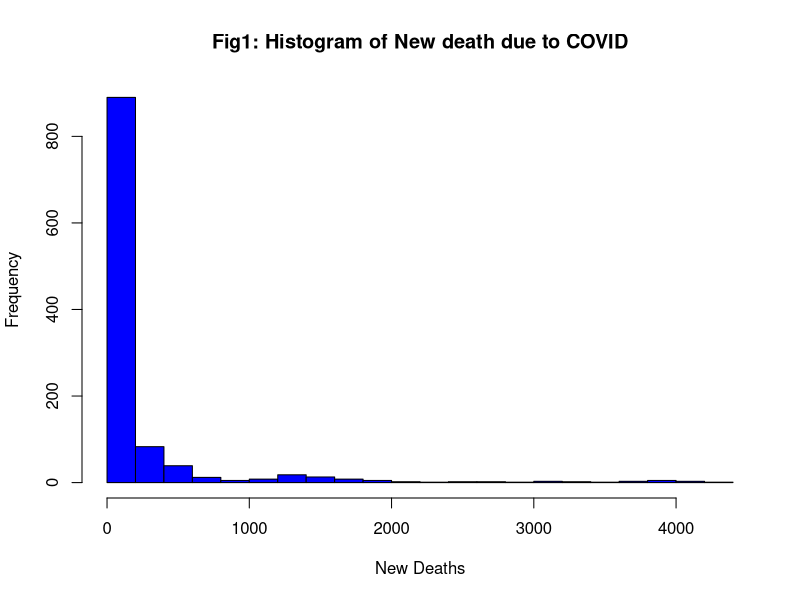
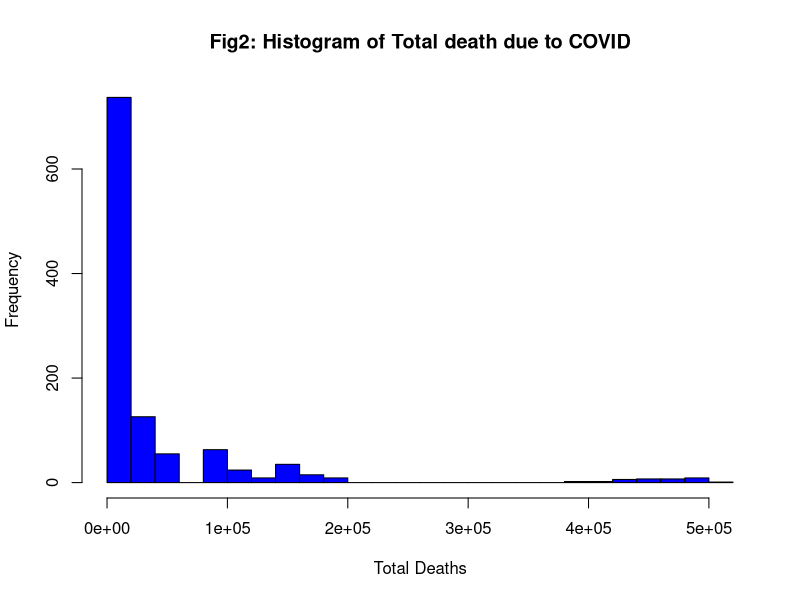

Generate these figures, in order, with R: (Note: this script raises an error after producing the figures.)
## ---- chunk 1
knitr::opts_chunk$set(echo = TRUE)
## ---- chunk 2
covid <- read.csv(file = 'covid.csv')
hist(covid$new_deaths, 
     breaks = 20,
     main = "Fig1: Histogram of New death due to COVID",
     axes = TRUE,
     xlab = "New Deaths",
     col = "blue")
hist(covid$total_deaths, 
     breaks = 20,
     main = "Fig2: Histogram of Total death due to COVID",
     axes = TRUE,
     xlab = "Total Deaths",
     col = "blue")
## ---- chunk 3
location <- covid$location

date <- covid$date

approx_percentage_new_positive_tests <- ((covid$new_tests*covid$positive_rate)/covid$population)*100

approx_percentage_total_positve_tests <- ((covid$total_tests*covid$positive_rate)/covid$population)*100

tests_per_case <- covid$tests_per_case

percentage_vaccinated <- (covid$people_vaccinated/covid$population)*100

percentage_fully_vaccinated <- (covid$people_fully_vaccinated/covid$population)*100

percentage_new_vaccinated <- (covid$new_vaccinations/covid$population)*100

population_density <- covid$population_density

percentage_population_over_65 <- (covid$aged_65_older/covid$population)*100

gdp_per_capita <- covid$gdp_per_capita

percentage_cardiovascular_death <- covid$cardiovasc_death_rate/1000

diabetes_prevalence <- covid$diabetes_prevalence

hospital_beds_per_100 <- covid$hospital_beds_per_thousand/10

life_expectancy <- covid$life_expectancy

human_development_index <- covid$human_development_index

stringency_index <- covid$stringency_index

percentage_total_deaths <- (covid$total_deaths/covid$population)*100

perecentage_new_deaths <- (covid$new_deaths/covid$population)*100

temp <- cbind.data.frame(covid$location, covid$population)

agg <- aggregate(covid$new_deaths, by=list(covid$location), mean)

for(con in unique(covid$location)) {
  temp[,2][temp[,1] == con] = (agg[,2][agg[,1] == con]/temp[,2][temp[,1] == con][1])*100
}

percentage_avg_new_deaths_by_country = temp[,2]

covid_new = cbind.data.frame(date, location, approx_percentage_new_positive_tests, approx_percentage_total_positve_tests, tests_per_case, percentage_vaccinated, percentage_fully_vaccinated, percentage_new_vaccinated, population_density, percentage_population_over_65, gdp_per_capita, percentage_cardiovascular_death, diabetes_prevalence, hospital_beds_per_100, life_expectancy, human_development_index, stringency_index, percentage_avg_new_deaths_by_country, percentage_total_deaths, perecentage_new_deaths)

write.csv(covid_new, "./covid_new.csv",row.names= FALSE)
## ---- chunk 4

covid_new = read.csv(file='covid_new.csv')

agg_pop_death_percentage = aggregate(
    x = covid_new$percentage_total_deaths, 
    by = list(covid_new$location), 
    FUN = mean
  )

agg_hdi = aggregate(
    x = covid_new$human_development_index, 
    by = list(covid_new$location), 
    FUN = mean
  )


## ---- chunk 5

pop_death_per_country <- agg_pop_death_percentage$x
hdi <- agg_hdi$x

linmod <- lm(pop_death_per_country~hdi)
b0 <- linmod$coef[1]
b1 <- linmod$coef[2]

df.y <- data.frame(
  "Mean percentage of dead population" = mean(pop_death_per_country),
  "Standard Deviation of percentage of dead population" = sd(pop_death_per_country),
  "Minimum percentage of dead population" = min(pop_death_per_country),
  "Maximum percentage of dead population" = max(pop_death_per_country)
)
show(df.y)

df.x <- data.frame(
  "b0" = b0,
  "b1" = b1,
  "Mean HDI" = mean(hdi),
  "Standard Deviation of HDI" = sd(hdi),
  "Minimum HDI" = min(hdi),
  "Maximum HDI" = max(hdi)
)
show(df.x)

## ---- chunk 6

plot(hdi, pop_death_per_country, main="Total Population Death % and HDI", xlab="HDI", ylab="Total Population Death %")
abline(b0, b1, col="blue")

## ---- chunk 7

standard.error <- summary(linmod)$coef[2,2]
p.value <- summary(linmod)$coef[2,4]

df.p.and.error <- data.frame(
  "Standard Error" = standard.error,
  "P Value" = p.value
)

show(df.p.and.error)

## ---- chunk 8
agg_new_deaths <- aggregate(covid_new$perecentage_new_deaths, by=list(covid_new$location), mean)$x
agg_fully_vaccinated_population <- aggregate(covid_new$percentage_fully_vaccinated, by=list(covid_new$location), mean)$x
agg_vaccinated_populations <- aggregate(covid_new$percentage_vaccinated, by=list(covid_new$location), mean)$x
## ---- chunk 9
# boxplot(covid_new$perecentage_new_deaths,
# main = "Mean of response: percentage new deaths due to Covid",
# xlab = "Percentage",
# col = "orange",
# border = "brown",
# horizontal = TRUE,
# notch = FALSE
# )
# 
# boxplot(covid_new$percentage_vaccinated,
# main = "Mean covariate: percentage vaccinated population",
# xlab = "Percentage",
# col = "orange",
# border = "brown",
# horizontal = TRUE,
# notch = FALSE
# )
# 
# boxplot(covid_new$percentage_fully_vaccinated,
# main = "Mean covariate: percentage fully vaccinated population",
# xlab = "Percentage",
# col = "orange",
# border = "brown",
# horizontal = TRUE,
# notch = FALSE
# )
# 
# boxplot(agg_new_deaths,
# main = "Mean of response: percentage new deaths due to Covid, Aggregrated by country/ location",
# xlab = "Percentage",
# col = "orange",
# border = "brown",
# horizontal = TRUE,
# notch = FALSE
# )
# 
# boxplot(agg_vaccinated_populations,
# main = "Mean covariate: percentage vaccinated population, Aggregrated by country/ location",
# xlab = "Percentage",
# col = "orange",
# border = "brown",
# horizontal = TRUE,
# notch = FALSE
# )
# 
# boxplot(agg_fully_vaccinated_population,
# main = "Mean covariate: percentage fully vaccinated population, Aggregrated by country/ location",
# xlab = "Percentage",
# col = "orange",
# border = "brown",
# horizontal = TRUE,
# notch = FALSE
# )
## ---- chunk 10
print("Summary for observation 1")
mean(covid_new$perecentage_new_deaths)
mean(covid_new$percentage_vaccinated)
mean(covid_new$percentage_fully_vaccinated)
print("Now observation 2, for aggregated data by country or location")
mean(agg_new_deaths)
mean(agg_vaccinated_populations)
mean(agg_fully_vaccinated_population)
## ---- chunk 11
print("Summary for observation 1")
sd(covid_new$perecentage_new_deaths)
sd(covid_new$percentage_vaccinated)
sd(covid_new$percentage_fully_vaccinated)
print("Now observation 2, for aggregated data by country or location")
sd(agg_new_deaths)
sd(agg_vaccinated_populations)
sd(agg_fully_vaccinated_population)
## ---- chunk 12
print("Summary for observation 1")
range(covid_new$perecentage_new_deaths)
range(covid_new$percentage_vaccinated)
range(covid_new$percentage_fully_vaccinated)
print("Now observation 2, for aggregated data by country or location")
range(agg_new_deaths)
range(agg_vaccinated_populations)
range(agg_fully_vaccinated_population)
## ---- chunk 13
print("Summary for observation 1")
plot(covid_new$percentage_vaccinated, covid_new$perecentage_new_deaths)
plot(covid_new$percentage_fully_vaccinated, covid_new$perecentage_new_deaths)
print("Now observation 2, for aggregated data by country or location")
plot(agg_vaccinated_populations, agg_new_deaths)
plot(agg_fully_vaccinated_population, agg_new_deaths)
## ---- chunk 14
print("Summary for observation 1")
linmod <- lm(covid_new$perecentage_new_deaths ~ covid_new$percentage_vaccinated + covid_new$percentage_fully_vaccinated)
print(linmod$coefficients)
print("")
# summary(linmod)
print("Now observation 2, for aggregated data by country or location")
linmod.2 <- lm(agg_new_deaths ~ agg_vaccinated_populations + agg_fully_vaccinated_population)
print(linmod.2$coefficients)
# summary(linmod.2)
## ---- chunk 15
print("Summary for observation 1")
hist(summary(linmod)$residual)
print("R squared value")
print(summary(linmod)$r.squared)
print("MSE")
print(sigma(linmod)^2)
print("Now observation 2, for aggregated data by country or location")
hist(summary(linmod.2)$residual)
print("R squared value")
print(summary(linmod.2)$r.squared)
print("MSE")
print(sigma(linmod.2)^2)
## ---- chunk 16
print("Summary for observation 1")
n <- nrow(covid_new)
b1 <- linmod$coef[2]
s.b1 <- summary(linmod)$coef[2, 2] 
b2 <- linmod$coef[3]
s.b2 <- summary(linmod)$coef[3, 2] 
t_stat_b1 <- b1/s.b1 # Compute the test statistic of B1
t_stat_b2 <- b2/s.b2 # Compute the test statistic of B2
p <- 3
df <- n - p # Degrees of freedom
pvalue <- 2*pt(-abs(t_stat_b1), df)
print(pvalue)
pvalue <- 2*pt(-abs(t_stat_b2), df)
print(pvalue)
print("Now observation 2, for aggregated data by country or location")
n <- length(agg_new_deaths)
b1 <- linmod.2$coef[2]
b2 <- linmod.2$coef[3]
s.b1 <- summary(linmod.2)$coef[2, 2] 
s.b2 <- summary(linmod.2)$coef[3, 2] 
t_stat_b1 <- b1/s.b1 # Compute the test statistic of B1
t_stat_b2 <- b2/s.b2 # Compute the test statistic of B2
p <- 3
df <- n - p # Degrees of freedom
pvalue <- 2*pt(-abs(t_stat_b1), df)
print(pvalue)
pvalue <- 2*pt(-abs(t_stat_b2), df)
print(pvalue)
